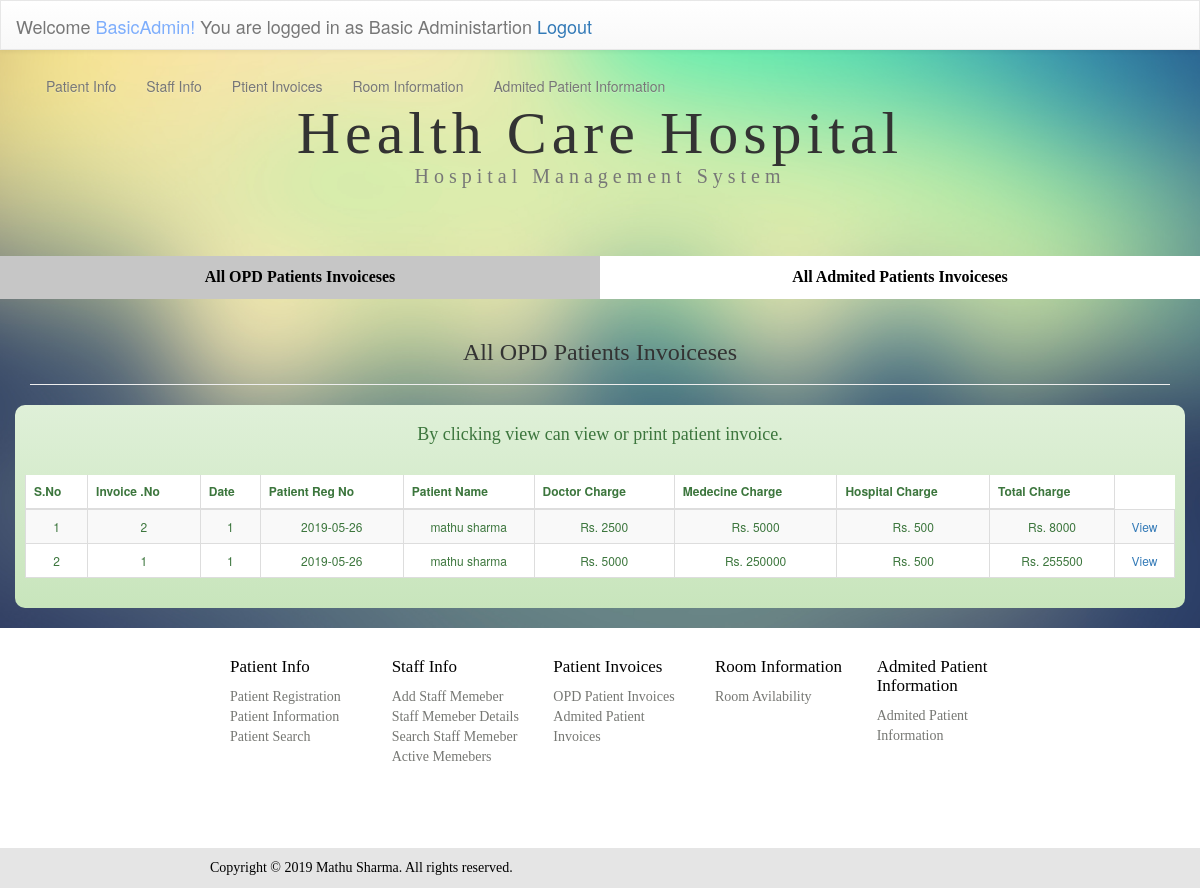
/HospitalSystem/invoinfo.php (signed in), run on the app's committed database.
### tables this page shows
CREATE TABLE `pet_invo` (
  `invo_id` int(11) NOT NULL AUTO_INCREMENT,
  `invo_Pet_name` varchar(500) NOT NULL,
  `invo_pet_id` int(100) NOT NULL DEFAULT '1',
  `invo_pet_age` int(3) NOT NULL,
  `invo_date` date NOT NULL,
  `medi_charge` int(10) NOT NULL,
  `doc_charge` int(10) NOT NULL,
  `hos_charge` int(10) NOT NULL DEFAULT '1500',
  `total_charge` int(10) NOT NULL,
  PRIMARY KEY (`invo_id`),
  KEY `invo_pet_id` (`invo_pet_id`)
);

### HospitalSystem/invoinfo.php (the view, shortened to what this page needs)
<?php include 'connect.php';?>
<!DOCTYPE html PUBLIC "-//W3C//DTD XHTML 1.0 Transitional//EN" "http://www.w3.org/TR/xhtml1/DTD/xhtml1-transitional.dtd">
<html xmlns="http://www.w3.org/1999/xhtml">
<head>
<link rel="stylesheet" href="css/bootstrap.min.css">
<link rel="stylesheet" href="css/bootstrap-theme.min.css">
<link rel="stylesheet" type="text/css" href="css/staff.css"/>
</head>
<body>
<link rel="stylesheet" href="css/hide.css">
<header class="nav-down ">
<?php include_once('navbar.php');?>
</header><br>
<div class="container">
<div class="row">
<div class="col-md-12 col-xs-12 ">
<h1 class="text-center ">Health Care Hospital<br /><small style="font-size:20px">Hospital Management System</small></h1></div>
</div>
</div><br><br><br>
<div class="container-fluid">
<div class="row">
<ul class="nav  nav-justified" style="background-color:#FFF;">
  <li class="active" style="font-family:calibri; font-size:16px;"><a style="color:#000" href="invoinfo.php"><strong>All OPD Patients Invoiceses</strong></a></li>
  <li style="font-family:calibri; font-size:16px;"><a style="color:#000" href="invoadinfo.php"><strong>All Admited Patients Invoiceses</strong></a></li>
</ul>
</div></div>
<div class="container">
<div class="row">
<div class="col-md-12 col-xs-12">
<div class="page-header">
<h3 style="font-family:calibri;" class="text-center">All OPD Patients Invoiceses</h3></div>
</div>
</div>
</div>
<div style="border-radius:10px; padding:10px;" class="container alert-success">
<div class="row">
<div class="col-md-12 ">
<h4 style="font-family:calibri;" class="text-center">By clicking view can view or print patient invoice.</h4>
<br />
<table style="background-color:#FFF; font-size:12px; " class="table table-striped table-hover table-bordered">
<thead>
<tr>
<th><strong>S.No</strong></th>
<th><strong>Invoice .No</strong></th>
<th><strong>Date</strong></th>
<th><strong>Patient Reg No</strong></th>
<th><strong>Patient Name</strong></th>
<th><strong>Doctor Charge</strong></th>
<th><strong>Medecine Charge</strong></th>
<th><strong>Hospital Charge</strong></th>
<th><strong>Total Charge</strong></th>
</tr>
</thead>
<tbody>
<?php
$count=1;
$sel_query="SELECT * FROM `pet_invo` ORDER BY `invo_id` DESC ";
$result = mysqli_query($con,$sel_query);
while($row = mysqli_fetch_assoc($result)) { ?>
<tr>
    <td align="center"><?php echo $count; ?></td>
    <td align="center"><?php echo $row["invo_id"]; ?></td>
    <td align="center"><?php echo $row["invo_pet_id"]; ?> </td>
    <td align="center"><?php echo $row["invo_date"]; ?> </td>
    <td align="center"><?php echo $row["invo_Pet_name"]; ?></td>
    <td align="center">Rs. <?php echo $row["doc_charge"]; ?> </td>
    <td align="center">Rs. <?php echo $row["medi_charge"]; ?> </td>
    <td align="center">Rs. <?php echo $row["hos_charge"]; ?> </td>
    <td align="center">Rs. <?php echo $row["total_charge"]; ?></td>
    <td align="center"><a target="_blank" href="printopd.php?id=<?php echo $row["invo_id"]; ?> & ide=<?php echo $row["invo_pet_id"]; ?>" name="ad">View</a></td>
</tr>
<?php $count++; } ?>
</tbody>
</table>
</div>
</div></div>
</body>
<footer>
	 <?php include 'footer.php';?>
</footer>
</html>

### HospitalSystem/css/staff.css (style rules this page uses)
body { background:url(../images/background.jpg) no-repeat center center fixed ; -webkit-background-size:cover; -moz-background-size:cover; -o-background-size:cover; background-size:cover; }
h1 { text-align:center; font-family:"calibri"; font-size:60px; padding-top:10px; letter-spacing:5px; }

### HospitalSystem/css/hide.css (style rules this page uses)
body { padding-top: 50px; }
header { height: 40px; z-index: 1; position:fixed; top: 0; transition: top 0.2s ease-in-out; width: 100%; }

### HospitalSystem/css/menu.css (style rules this page uses)
body { background:url(../images/background.jpg) no-repeat center center fixed ; -webkit-background-size:cover; -moz-background-size:cover; -o-background-size:cover; background-size:cover; }
h1 { text-align:center; font-family:"calibri"; font-size:60px; padding-top:10px; letter-spacing:5px; }
.table { background-color:rgba(0, 0, 0, 0.5); border:none; }

### HospitalSystem/invoinfo.php (style rules this page uses)
.active a { background-color: #c6c6c6; }

### data on the page
pet_invo: invo_id "2", invo_pet "1", invo_date "2019-05-26", invo_Pet_name "mathu sharma", doc_charge "2500", medi_charge "5000", hos_charge "500", total_charge "8000"
pet_invo: invo_id "1", invo_pet "1", invo_date "2019-05-26", invo_Pet_name "mathu sharma", doc_charge "5000", medi_charge "250000", hos_charge "500", total_charge "255500"

### other printed values
$_SESSION['sadmun'] "BasicAdmin"
$_SESSION['admty'] "Basic Administartion"
